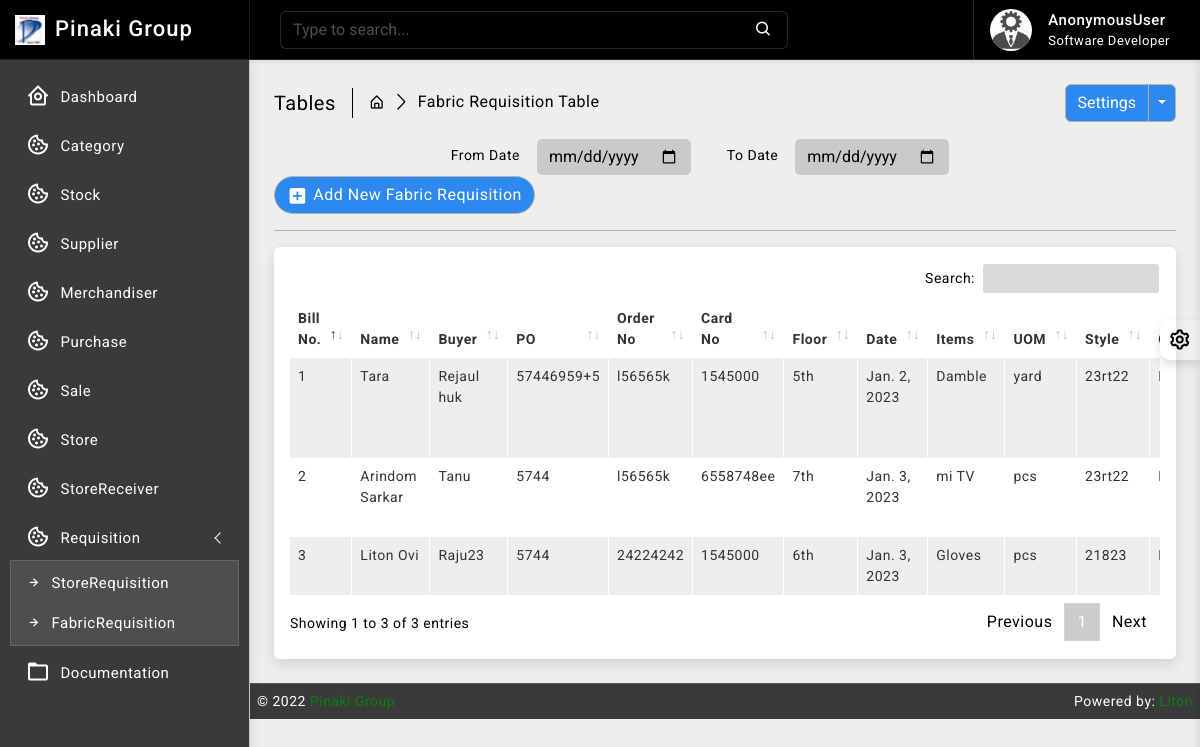
Screenshot of /fabric_requisition/ with the database file from the repository.
### fabric_requisition/models.py (models this page shows, shortened)
class FabricRequisitionBill(models.Model):
    billno = models.AutoField(primary_key=True)
    time = models.DateTimeField(auto_now=True)
    name = models.CharField(max_length=64, null=True, unique=True, blank=True)
    buyer_name = models.CharField(max_length=64, null=True, unique=True, blank=True)
    po_no = models.CharField(max_length=32, null=True, blank=True)
    order_no = models.CharField(max_length=32, null=True, blank=True)
    card_no = models.CharField(max_length=32, null=True, blank=True)
    FLOOR = (
        ('', 'Select'),
        ('1st', '1st'),
        ('2nd', '2nd'),
        ('3rd', '3rd'),
        ('4th', '4th'),
        ('5th', '5th'),
        ('6th', '6th'),
        ('7th', '7th'),
        ('8th', '8th'),
    )
    floor = models.CharField(max_length=64, null=True, blank=False, choices=FLOOR)
    date = models.DateField(default= now)
    fabric_detail = models.TextField()
    def get_items_list(self):
        return FabricRequisitionItem.objects.filter(billno=self)

class FabricRequisitionItem(models.Model):
    billno = models.ForeignKey(FabricRequisitionBill, on_delete = models.CASCADE, related_name='ar_billno')
    stock = models.ForeignKey(Stock, on_delete = models.CASCADE, related_name='ar_item')
    quantity = models.IntegerField(default=1)
    unit_price = models.IntegerField(default=1)
    totalprice = models.IntegerField(default=1)
    UOM = (
        ('', 'Select'),
        ('kg', 'kg'),
        ('miter', 'miter'),
        ('yard', 'yard'),
        ('pcs', 'pcs'),
        ('pound', 'pound'),
        ('g', 'g'),
        ('gg', 'gg'),
        ('litre', 'litre'),
        ('dg', 'dg'),
        ('1000 pcs', '1000 pcs'),
    )
    uom = models.CharField(max_length=64, null=True, blank=False, choices=UOM)
    style_no = models.CharField(max_length=64, blank=True, null=True)
    fab_color = models.CharField(max_length=64, blank=True, null=True)
    order_qty = models.IntegerField(default=0)
    cutting_qty = models.IntegerField(default=0)
    consumption = models.IntegerField(default=0)
    requard_qty = models.IntegerField(default=0)

### stock/models.py (models this page shows, shortened)
class Stock(models.Model):
    id = models.AutoField(primary_key=True)
    category = models.ForeignKey(Category, on_delete=models.CASCADE, blank=False)
    name = models.CharField(max_length=30, unique=True)
    quantity = models.IntegerField(default=1)
    is_deleted = models.BooleanField(default=False)

### fabric_requisition/views.py (the view)
# urls.py: path('', views.FabricRequiView.as_view(), name='fabricr_read'),
class FabricRequiView(ListView):
    model = FabricRequisitionBill
    template_name = 'fabric_requisition/read.html'
    context_object_name = 'bills'
    ordering = ['-time']

### templates/fabric_requisition/read.html (shortened to what this page needs)
{% extends 'base/base.html' %}
{% block body %}
{% load static %}
		<div class="page-wrapper">
			<div class="page-content">
				<div class="page-breadcrumb d-none d-sm-flex align-items-center mb-3">
					<div class="breadcrumb-title pe-3">Tables</div>
					<div class="ps-3">
						<nav aria-label="breadcrumb">
							<ol class="breadcrumb mb-0 p-0">
								<li class="breadcrumb-item"><a href="#"><i class="bx bx-home-alt"></i></a>
								</li>
								<li class="breadcrumb-item active" aria-current="page">Fabric Requisition Table</li>
							</ol>
						</nav>
					</div>
					<div class="ms-auto">
						<div class="btn-group">
							<button type="button" class="btn btn-light">Settings</button>
							<button type="button" class="btn btn-light dropdown-toggle dropdown-toggle-split" data-bs-toggle="dropdown">	<span class="visually-hidden">Toggle Dropdown</span>
							</button>
						</div>
					</div>
				</div>
				<div class="col-md-9">
					<form class="float-md-end" method="POST">
						<div class="row row-cols-md-auto g-lg-3">
							<label for="fromdate" class="col-md-2 col-form-label text-md-end">From Date</label>
							<div class="col-md-4">
								<input type="date" name= "fromdate" class="form-control" id="fromdate">
							</div>
							<label for="todate" class="col-md-2 col-form-label text-md-end">To Date</label>
							<div class="col-md-4">
								<input type="date" name= "todate" class="form-control" id="todate">
							</div>
						</div>
					</form>
				</div>
                <div class="ms-auto"><a href="/fabric_requisition/create/" class="btn btn-light radius-30 mt-2 mt-lg-0"><i class="bx bxs-plus-square"></i>Add New Fabric Requisition</a></div>
				<hr/>
				<div class="card">
					<div class="card-body">
						<div class="table-responsive">
							<table id="example2" class="table table-striped table-bordered">
								<thead>
									<tr>
										<th>Bill No.</th>
										<th>Name</th>
                                        <th>Buyer</th>
                                        <th>PO</th>
                                        <th>Order No</th>
                                        <th>Card No</th>
                                        <th>Floor</th>
                                        <th>Date</th>
                                        <th>Items</th>
                                        <th>UOM</th>
										<th>Style</th>
										<th>Color</th>
									</tr>
								</thead>
								<tbody>
									{% for data in bills %}
									<tr>
                                        <td> <p>{{ data.billno }}</p> </td>
                                        <td>{{ data.name }}</td>
                                        <td>{{ data.buyer_name }}</td>
                                        <td>{{ data.po_no }}</td>
                                        <td>{{ data.order_no }}</td>
                                        <td>{{ data.card_no }}</td>
                                        <td>{{ data.floor }}</td>
                                        <td>{{ data.date }}</td>
                                        <td>
                                            {% for item in data.get_items_list %}
                                                {{ item.stock.name }} <br>
                                            {% endfor %}
                                        </td>
                                        <td>
                                            {% for item in data.get_items_list %}
                                                {{ item.uom }} <br>
                                            {% endfor %}
                                        </td>
                                        <td>
                                            {% for item in data.get_items_list %}
                                                {{ item.style_no }} <br>
                                            {% endfor %}
                                        </td>
                                        <td>
                                            {% for item in data.get_items_list %}
                                                {{ item.fab_color }} <br>
                                            {% endfor %}
                                        </td>
									</tr>
								 {% endfor %}
								</tbody>
							</table>
						</div>
					</div>
				</div>
			</div>
		</div>
{% endblock body %}

### static/css/app.css (style rules this page uses)
body { font-size: 14px; letter-spacing: .5px; font-family: Roboto, sans-serif; overflow-x: hidden }
a { text-decoration: none }
.page-wrapper { height: 100%; margin-top: 60px; margin-bottom: 0px; margin-left: 250px }
.page-content { padding: 1.5rem 1.5rem 0 1.5rem }
.breadcrumb-title { font-size: 20px; border-right: 1.5px solid #000000; }
.page-breadcrumb .breadcrumb li.breadcrumb-item { font-size: 16px }
.page-breadcrumb .breadcrumb-item+.breadcrumb-item::before { display: inline-block; padding-right: .5rem; color: #000000; font-family: LineIcons; content: "\ea5c" }
.radius-30 { border-radius: 30px }
.btn i { vertical-align: middle; font-size: 1.3rem; margin-top: -1em; margin-bottom: -1em; margin-right: 5px }
input::placeholder { color: #fff!important; opacity: .3!important }
.bg-theme { background-size: 100% 100%; background-attachment: fixed; background-position: center; background-repeat: no-repeat; transition: background .2s; }
body.bg-theme2 { background-image: url(../images/bg-themes/2.png); }

### rows the page displays
FabricRequisitionBill: billno "3", name "Liton Ovi", buyer_name "Raju23", po_no "5744", order_no "24224242", card_no "1545000", floor "6th", date "Jan. 3, 2023"
FabricRequisitionItem: stock.name "Gloves", uom "pcs", style_no "21823"
FabricRequisitionBill: billno "2", name "Arindom Sarkar", buyer_name "Tanu", po_no "5744", order_no "l56565k", card_no "6558748ee", floor "7th", date "Jan. 3, 2023"
FabricRequisitionItem: stock.name "mi TV", uom "pcs", style_no "23rt22"
FabricRequisitionBill: billno "1", name "Tara", buyer_name "Rejaul huk", po_no "57446959+5", order_no "l56565k", card_no "1545000", floor "5th", date "Jan. 2, 2023"
FabricRequisitionItem: stock.name "Damble", uom "yard", style_no "23rt22"

### other values shown
{{ request.user }} "AnonymousUser"
